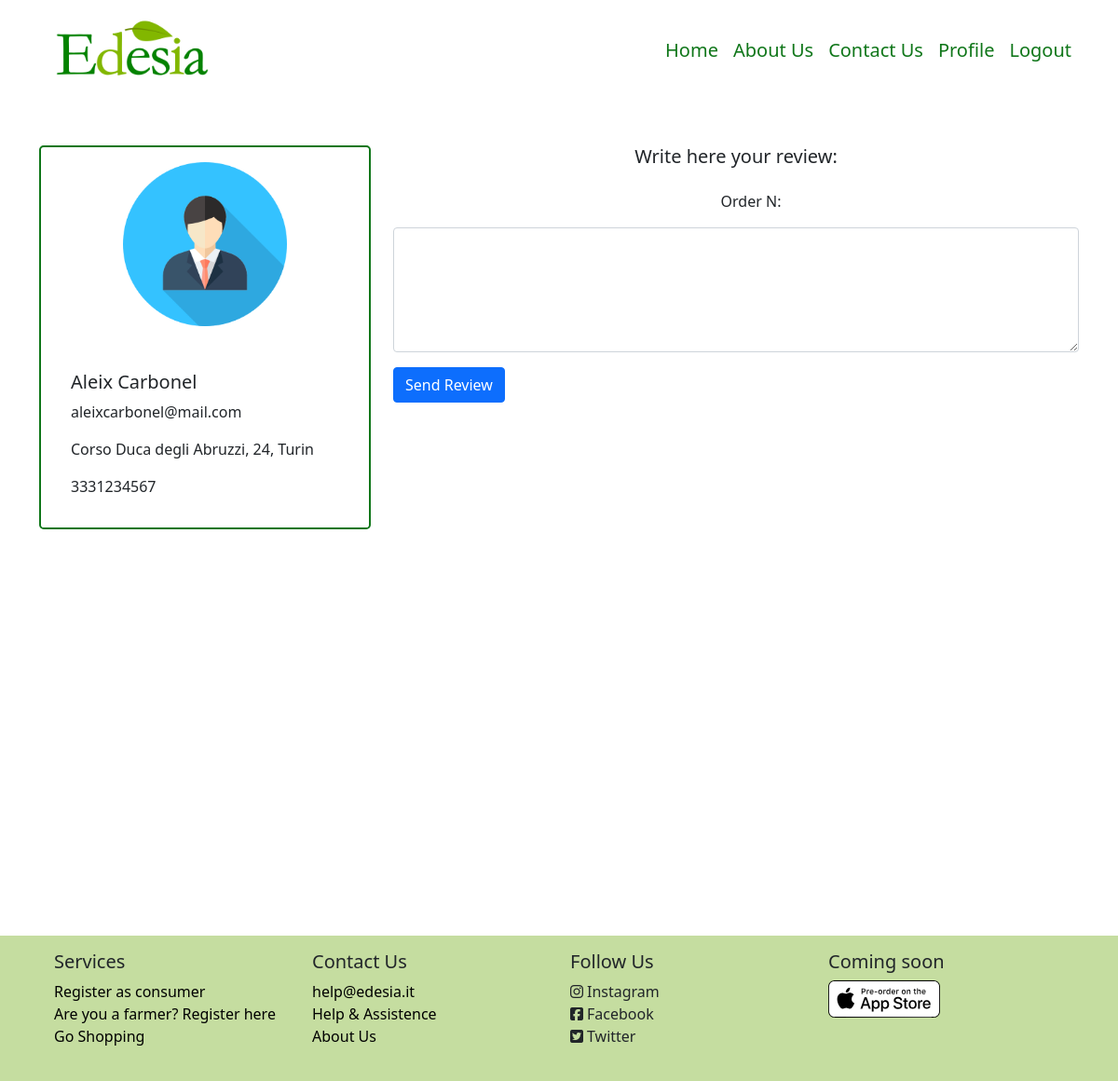
The app's page /consumer/2/review/order_id=2 (signed in), older data.
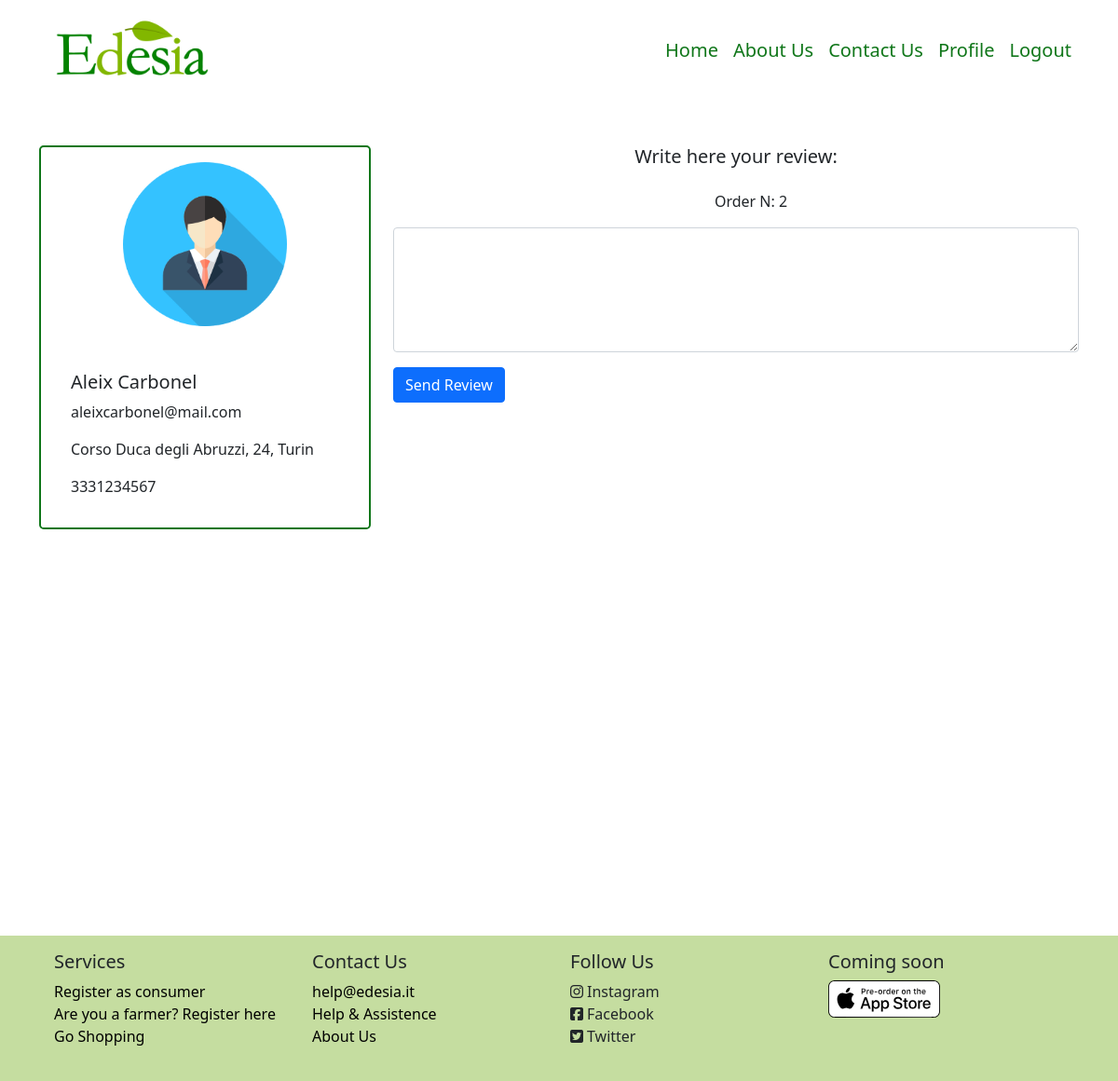
The same page, newer data.
### model.py (models this page shows, shortened)
class Consumer(db.Model):
    id = db.Column(db.Integer, db.ForeignKey('user.id'), primary_key=True)
    consumer_name = db.Column(db.String(50), nullable=False)
    consumer_surname = db.Column(db.String(50), nullable=False)
    consumer_address = db.Column(db.String(50), nullable=False)
    consumer_phone = db.Column(db.String(12), nullable=False)
    __mapper_args__ = {
        'polymorphic_identity': 'consumer',
    }

class User (UserMixin, db.Model):
    id = db.Column(db.Integer, primary_key=True)  # Auto-incrementing
    email = db.Column(db.String(50), unique=True, nullable=False)
    name = db.Column(db.String(50), nullable=False)
    password_hash = db.Column(db.String(200), nullable=False)
    roleid = db.Column(db.Integer, db.ForeignKey('role.id'))
    type = db.Column(db.String(30))
    __mapper_args__ = {
        'polymorphic_identity': 'user',
        'polymorphic_on': type
    }

class Order (db.Model):
    id = db.Column(db.Integer, primary_key=True)
    consumer_id = db.Column(db.Integer, db.ForeignKey('consumer.id'))
    supplier_id = db.Column(db.Integer, db.ForeignKey('supplier.id'))
    date = db.Column(db.Date)
    delivery_date = db.Column(db.Date)
    amount = db.Column(db.Float)
    review = db.Column(db.Boolean, default=False)

### app.py (the view, shortened to what this page needs)
@app.route('/consumer/<int:id>/review/order_id=<int:order_id>', methods=['GET', 'POST'])
@login_required
def consumer_review(id, order_id):
    consumer = Consumer.query.filter_by(id=id).first()
    user = User.query.filter_by(id=id).first()
    order = Order.query.filter_by(id=order_id).first()
    form = ReviewForm()
    return render_template('Pages/profile/profile_consumer-review.html', consumer=consumer, user=user, form=form, order=order)

### form.py
class ReviewForm(FlaskForm):
    text = TextAreaField('Write here your review:', validators=[DataRequired(), Length(min=10, max=1000)])
    submit = SubmitField('Send Review')

### model.py (called while the page is built)
@login_manager.user_loader
def load_user(user_id):
    return User.query.get(int(user_id))

### templates/Pages/profile/profile_consumer-review.html (shortened to what this page needs)
{% extends 'Pages/profile/profile_consumer.html' %}
{% block specific %}
    <div class="col-lg-8">
        <div class="row text-center">
            <h5>{{ form.text.label }}</h5>
            <p class="m-3">Order N: {{ order.id }}</p>
        </div>
        <form method="post">
            {{ form.text(class="form-control", rows="5")}}
            {{ form.submit(class="btn btn-primary mt-3") }}
        </form>
    </div>
{% endblock %}

### templates/Pages/profile/profile_consumer.html (shortened to what this page needs)
{% extends 'Components/base.html' %}
{% block body %}
    <div class="container-lg min-vh-100">
        <div class="row mt-5 mb-5">
            <div class="col-4">
                <div class="card m-auto rounded-3 border-2" id="cardProfileConsumer">
                    <img src="/static/images/avatar.png" class="card-img-top mt-3 mb-3 m-auto" style="width: 50%">
                    <div class="card-body m-3">
                        <h5 class="card-title">{{ consumer.consumer_name }} {{ consumer.consumer_surname }}</h5>
                        <p class="card-text">{{ user.email }}</p>
                        <p class="card-text">{{ consumer.consumer_address }}</p>
                        <p class="card-text">{{ consumer.consumer_phone }}</p>
                    </div>
                </div>
            </div>
        {% block specific %}
        {%  endblock %}
        </div>
    </div>
{% endblock %}

### templates/Components/base.html (shortened to what this page needs)
<!DOCTYPE html>
<html lang="en">
<head>
    {% block head %}
        <link href="/static/personal.css" rel="stylesheet">
        <link href="/static/bootstrap/css/bootstrap.css" rel="stylesheet">
    {% endblock %}
</head>
<body>
{% block navbar %}
    <nav class="navbar navbar-expand-lg">
        <div class="container-lg">
            <a class="navbar-brand" href="{{ url_for('homepage') }}">
                <img src="/static/images/logo_no_slogan.png" class="img-fluid ratio-21x9" width="200">
            </a>
            <div class="navbar-nav fs-5" id="navbarItem">
                <a class="nav-link"  href="{{ url_for('homepage') }}">Home</a>
                <a class="nav-link" href="{{ url_for('about_us') }}">About Us</a>
                <a class="nav-link" href="{{ url_for('contact_us') }}">Contact Us</a>
                {% if current_user.is_authenticated %}
                    {% if session['roleid'] == 1 %}
                         <a class="nav-link" href="{{ url_for('supplier', id=session['id'], page='orders') }}">Profile</a>
                    {% elif  session['roleid'] == 2 %}
                        <a class="nav-link" href="{{ url_for('consumer', id=session['id']) }}">Profile</a>
                    {% endif %}
                    <a class="nav-link" href="{{ url_for('logout') }}">Logout</a>
                {% else %}
                    <a class="nav-link" href="{{ url_for('registration', type_user='general') }}">Registration</a>
                    <a class="nav-link" href="{{ url_for('login') }}">Login</a>
                {% endif %}
            </div>
        </div>
    </nav>
{% endblock %}
{% block body %}
{% endblock %}
{% block footer %}
    <div class="container-fluid mt-5" style="background-color: #C5DDA0">
        <div class="container-lg" id="footer">
            <div class="row row-cols-md-4 p-3">
                <div class="col-md pb-1 m-auto navbar-light">
                    <h5>Services</h5>
                    <ul class="list-unstyled">
                        <li><a href="{{ url_for('registration', type_user='consumer') }}">Register as consumer</a></li>
                        <li><a href="{{ url_for('registration', type_user='supplier') }}">Are you a farmer? Register here</a></li>
                        <li><a href="#search">Go Shopping</a></li>
                    </ul>
                </div>
                 <div class="col-md pb-1 m-auto">
                    <h5>Contact Us</h5>
                    <ul class="list-unstyled">
                        <li><a href="mailto:help@edesia.it">help@edesia.it</a></li>
                        <li><a href="{{ url_for('contact_us') }}">Help & Assistence</a></li>
                        <li><a href="{{ url_for('about_us') }}">About Us</a></li>
                    </ul>
                </div>
                 <div class="col-md pb-1 m-auto">
                     <h5>Follow Us</h5>
                     <ul class="list-unstyled">
                         <li><i class="fab fa-instagram pe-1"></i>Instagram</li>
                         <li><i class="fab fa-facebook-square pe-1"></i>Facebook</li>
                         <li><i class="fab fa-twitter-square pe-1"></i>Twitter</li>
                     </ul>
                </div>
                 <div class="col-md pb-1">
                     <h5>Coming soon</h5>
                     <img src="/static/images/homepage/coming_soon_apple.svg" class="img-fluid">
                </div>
            </div>
        </div>
    </div>
{% endblock %}
</body>
</html>

### static/personal.css (style rules this page uses)
.nav-link { color: #0F7619; }
#footer a { text-decoration: none; color: black; }
#searchBar input, #cardResult, #cardProfileConsumer { border-color: #0F7619;; }

Row changes from the older to the newer data that the page shows:
added Order: id "2"
